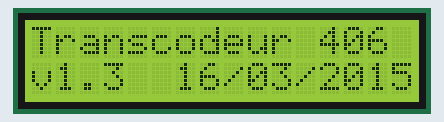
This sketch was run on a simulated Arduino Uno, built with avr-gcc and run on an emulated ATmega328P. Shown: 16×2 character LCD. No radio packets arrive unless stated; what the sketch prints to the serial monitor is not drawn.

Above: at 0.2 s.
At 3.2 s:
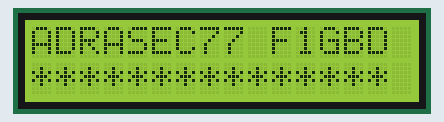
At 7.7 s:
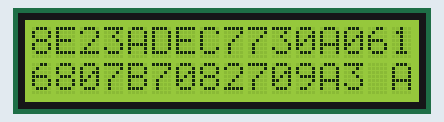
At 14.8 s:
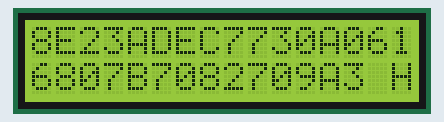
At 22.9 s:
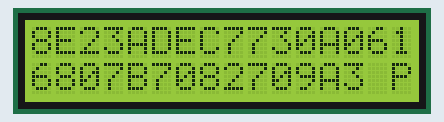
At 39.0 s:
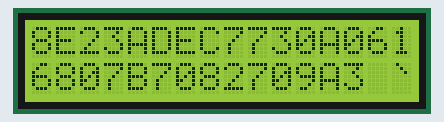

Measured:
- what the display in image 0 shows lasts 3.0 s, from 0.2 s to 3.2 s
- what the display in image 1 shows lasts 2.0 s, from 3.2 s to 5.2 s
- what the display in image 2 shows lasts 1.1 s, from 7.6 s to 8.7 s

The sketch:

Transcodeur406.ino
```cpp
/*
 Transcodeur de trame 406 v1.0 par Jean-Louis Naudin (F1GBD) de l'ADRASEC77

- début du projet 9 janvier 2015

Ce firmware utilise une version spécialement modifiée, pour cette application transcodeur406 , de la librairie VirtualWire 1.27 de Mike McCauley

/// Open Source Licensing GPL V2
///
/// This is the appropriate option if you want to share the source code of your application with everyone you distribute it to, and you also want to give them
/// the right to share who uses it. If you wish to use this software under Open Source Licensing, you must contribute all your source code to the open source
/// community in accordance with the GPL Version 2 when your application is distributed. See http://www.gnu.org/copyleft/gpl.html

/// Arduino UNO    connexions        Emetteur balise 406
///  D3----------------------------- Ptt Tx 406
///  D12-----------------------------Interface Tx 406
///  GND-----------------------------GND

******  POUR LE PARAMETRAGE DE LA TRAME406 A ENVOYER MODIFIER LE FICHIER trame406.h  *******
ATTENTION DANS CETTE VERSION LA POSITION EST ENCODEE EN DUR DANS LE FIRMWARE (Pas de GPS externe)
*/

#include <VirtualWire.h>     // librairie VirtualWire 1.27 de Mike McCauley
#include <SPI.h>             // Not actually used but needed to compile
#include <LiquidCrystal.h>   // librarie pour l'afficheur LCD
#include "trame406.h"        // FICHIER DE PARAMETRAGE DE LA TRAME 406 à ENVOYER

#define MISEAJOUR "  16/03/2015"   // date de la dernière mise à jour
#define VERSION "v1.3"             // réference de la version actuelle

#define ENABLED                 1
#define DISABLED                0

#define TRACE     DISABLED

static byte pdf1[DATALEN+4] = "";
static char trame[DATALEN*2]="";
static char trameTosend[(DATALEN*2)+8]="";
static char msg[(DATALEN/4)+9];
unsigned int count=1, bitcount=0;
unsigned int datalen=0;

LiquidCrystal lcd(8,9,4,5,6,7);

// System Timers
// --------------
unsigned long fast_loopTimer	= 0;	// Time in miliseconds of main control loop
byte medium_loopCounter		= 0;	// Counters for branching from main control loop to slower loops
byte slow_loopCounter		= 0;	//
unsigned long deltaMiliSeconds 	= 0;	// Delta Time in miliseconds


void lcd_print_P(const char *string)
{
  char c;
  while( (c = pgm_read_byte(string++)) )
    lcd.LiquidCrystal::write(c);
}

void setup()
{
    Serial.begin(9600);	  // Sortie trace (optionel) sur le port com PC

    lcd.begin(16, 2);     // indique que l'afficheur est de 16 caractères sur 2 lignes
    lcd.clear();          // efface l'écran LCD

    // Initialise the IO and ISR
    // vw_set_ptt_inverted(true); // Required for DR3100
    vw_setup(800);	          // 400 Bits per sec : 800 = 2x400

    Serial.println("\n\nTranscodeur de trame 406 COSPAS-SARSAT de F1GBD (Jean-Louis Naudin)");
    Serial.print("ADRASEC77 - Transcodeur406 "); Serial.print(VERSION); Serial.print(" - "); Serial.println(MISEAJOUR);

    tramecreate();   // creation de la trame 406 à partir de la datafield
#if TRACE == ENABLED
    dumptrame();     // trace détaillée de la trame sur le port com
#endif
    tramegen();      // compose la trame 406 à envoyer
#if TRACE == ENABLED
    Serial.print("\nPeriode : "); Serial.print(TEMPO,DEC); Serial.println(" sec.");
#endif
    lcd.print("Transcodeur 406");
    lcd.setCursor(0,1);
    lcd.print(VERSION);  lcd.print(MISEAJOUR);
    delay(3000);  // pause 1 secs
    lcd.clear();
    lcd.setCursor(0,0);
    lcd.print("ADRASEC77 F1GBD");
    lcd.setCursor(0,1);
    lcd.print("***************");
    delay(2000);  // pause 1 secs
    lcd.clear();

  count=0; // RAZ du compteur

  trame_send();  // envoie une trame
}
////////////////////// Moniteur transactionnel //////////////////
////// boucle principale 0.1 Hz, boucle secondaire à 0.5 Hz /////
/////////////////////////////////////////////////////////////////
void loop() {

  	// Boucle à 100 ms
	// -----------------------------------------------------------------
	if (DIYmillis()-fast_loopTimer > 100) {
		deltaMiliSeconds 	= DIYmillis() - fast_loopTimer;
		fast_loopTimer		= DIYmillis();

	//	This is the start of the medium (10 Hz) loop pieces
	// -----------------------------------------
	switch (medium_loopCounter) {
		case 0:
		  medium_loopCounter++;
                break;

                case 1:
		  medium_loopCounter++;
                break;

                case 2:
		  medium_loopCounter++;
                break;

                case 3:
		  medium_loopCounter++;
                break;

                case 4:
		  medium_loopCounter = 0;
                  slow_loop();
                break;
              }
    }
}

void slow_loop()   //	boucle à 500 ms
{
	switch (slow_loopCounter) {
		case 0:
		  slow_loopCounter++;
                  one_secloop();          // appel de la boucle à une seconde
		  break;
		case 1:
		  slow_loopCounter=0;
                  break;
		}
}

void one_secloop()  // appelé une fois par seconde
{
 if(count==TEMPO)
  { trame_send();     // envoie une trame
    count=0;          // RAZ du compteur
  }
   count++;           // décompte
   lcd.setCursor(15,1); lcd.print((char)(64+count));   // affiche un cartère de comptage
}
```

dump.pde
```cpp
// imprime la trame à envoyer en mode semi-graphique sur le port com
#if TRACE == ENABLED
void dumptrame()
{
   byte dataini=0, z=0, clk=1;

   lcd.setCursor(0,0);
   Serial.print("\nDatas:");
   for(int i=0;i<DATALEN;i++)  // imprime la trame PDF-1
     {
       if(datafield[i]==1)
       { Serial.print("--");
       }
       else
       { Serial.print("__");
       }
     }
   Serial.print("\nClock:");

   for(int i=0;i<bitcount-2;i++)  // imprime le signal d'horloge
   { if(clk==1) Serial.print("-");
     else Serial.print("_");
     clk=!clk;
   }
 /*
   Serial.print("\nT:");
   for(int i=2;i<(DATALEN+2);i++)  // imprime la trame406 à envoyer
   {
     if(trame[i]==1) Serial.print("-");
     else Serial.print("_");
   }
   */
    Serial.println();
}
#endif

// Affiche le code HEXA de la trame 406
void print_code()
{ unsigned int data;

  if(TRACE)
  {   Serial.print("Trame406 (#"); Serial.print(count); Serial.print(") ");
      Serial.print(strlen(msg)); Serial.print(" HEX : ");
  }
      lcd.setCursor(0,0);
      for (int j=0; j<DATALEN; j=j+4)
      {  data=(datafield[j]*8)+(datafield[j+1]*4)+(datafield[j+2]*2)+(datafield[j+3]);
         if(TRACE) Serial.print(data,HEX);
         if(j==64) lcd.setCursor(0,1);
         lcd.print(data,HEX);
      }
}
```

timer.pde
```cpp
extern unsigned long timer0_millis;

// this function replaces the arduino millis() funcion
unsigned long DIYmillis()
{
   unsigned long m;
   unsigned long m2;

   // timer0_millis could change inside timer0 interrupt and we don´t want to disable interrupts
   // we can do two readings and compare.
   m = timer0_millis;
   m2 = timer0_millis;
   if (m!=m2)               // timer0_millis corrupted?
      m = timer0_millis;   // this should be fine...
   return m;
}

void DIYdelay(unsigned long ms)
{
   unsigned long start = DIYmillis();
   while (DIYmillis() - start <= ms)
      ;
}
```

trame406.h
```cpp
/////////////////////////////////////////////////////////////////////////////////////////
/////                                                                          //////////
///// FICHIERS DE PARAMETRAGE DU TRANSCODEUR406 v 1.0 par F1GBD de l'ADRASEC77 //////////
/////                                                                          //////////
/////////////////////////////////////////////////////////////////////////////////////////

#define TEMPO 50  // temporisation de 50 sec entre chaque trames 406 envoyées

///////////////////////////////////////////////////////////////////////////////////////////////////////
//       Paramètres des données COSPAS-SARSAT à envoyer sur la balise 406 à simuler                 ///
//                                                                                                  ///
// pour vérifier l& validité du codage de la BCH1 et BCH2 voir : http://www.stanguard.com/406.html  ///
///////////////////////////////////////////////////////////////////////////////////////////////////////

// Trame406 (#1) 22 HEX : 8E227B929230A0552C04B4
// représentation semi-graphique (affichée sur le port COM) de la trame 406 envoyée
// Datas:--______------______--______--____--------__------____--____--__--____--____--______----________--__--____________--__--__--__--____--__----______________--____--__----__--____
// Clock:-_-_-_-_-_-_-_-_-_-_-_-_-_-_-_-_-_-_-_-_-_-_-_-_-_-_-_-_-_-_-_-_-_-_-_-_-_-_-_-_-_-_-_-_-_-_-_-_-_-_-_-_-_-_-_-_-_-_-_-_-_-_-_-_-_-_-_-_-_-_-_-_-_-_-_-_-_-_-_-_-_-_-_-_-_-_-_-_
/*
#define DATALEN 88    // Nombre de bits de données de la trame 406
char datafield[DATALEN+1] = {1,                                          // long format (F=1)
                             0,                                          // Location protocol (P=0)
                             0,0,1,1,1,0,0,0,1,0,                        //country code: 226 FRANCE
                             0,0,1,0,                                    // type of location protocol  (EPIRB MMSI)
                             0,1,1,1,1,0,1,1,1,0,0,1,0,0,1,0,1,0,0,1,    // MID: 506153
                             0,0,1,0,                                    // specific beacon = 2
                             0,                                          // lat sign    0 = N,  1 = S
                             0,1,1,0,0,0,0,                              // latitude degrees   48° (codé en binaire)
                             1,0,                                        // 10 = 2, lat minutes   30' = 2 * 15 minute
                             1,                                          // long sign   1 = W,  1 = E
                             0,0,0,0,0,0,1,0,                            // longitude degrees  2°  (codé en binaire)
                             1,0,                                        // 10 = 2, lon minutes  30' = 2 * 15 minute
                             1,0,1,0,0,1,0,1,1,0,0,0,0,0,0,0,1,0,0,1,0,  // BCH1
                             1,1,0,1,                                    // Fixed bits (pass)
                             0,                                          // Position data
                             0                                           // Aux device :  No 121.5 MHz homer
                             };                                          // fin de champ de données
*/
//////////////////////////////////////////////////////////////////////////////////////////////////////////////////////////////////////////
/////// Exemple de trame longue (30 hex     ) : 8E23ADEC7730A0616807B7082709A3                                                     ///////
/////// 100011100010001110101101111011000111011100110000 10 1 00000011 00 001011010000000011110 1101 1 1 0 00010 0000 1 00111 0000 100110100011   ///////
/////// 100011100010001110101101111011000111011100110000101000000110000101101000000001111011011100001000001001110000100110100011   ///////
//////////////////////////////////////////////////////////////////////////////////////////////////////////////////////////////////////////

#define DATALEN 120    // Nombre de bits de données de la trame 406
char datafield[DATALEN+1] = {1,                                                // long format (F=1)
                             0,                                                // Location protocol (P=0)
                             0,0,1,1,1,0,0,0,1,0,                              //country code: 226 FRANCE
                             0,0,1,1,                                          // type: Aircraft 24 bit address
                             1,0,1,0,1,1,0,1,1,1,1,0,1,1,0,0,0,1,1,1,0,1,1,1,  // ADEC77
                             0,                                                // lat sign    0 = N,  1 = S
                             0,1,1,0,0,0,0,                                    // latitude degrees   48° (codé en binaire)
                             1,0,                                              // 10 = 2, lat minutes   30' = 2 * 15 minute
                             1,                                                // long sign   1 = W,  1 = E
                             0,0,0,0,0,0,1,1,                                  // longitude degrees  3°  (codé en binaire)
                             0,0,                                              // 00 = 0, lon minutes  30' = 2 * 15 minute
                             0,0,1,0,1,1,0,1,0,0,0,0,0,0,0,0,1,1,1,1,0,        // BCH1 : 001011010000000011110
                             1,1,0,1,                                          // Fixed bits (pass)
                             1,                                                // Position data, encoded position data source from internal navigation device
                             1,                                                // Aux device :  121.5 MHz homer
                             0,                                                // lat offset sign 0 = (-), 1 = (+)
                             0,0,0,1,0,                                        // lat offset minute (-2')
                             0,0,0,0,                                          // lat offset second (0")
                             1,                                                // lon offset sign 0 = (-), 1 = (+)
                             0,0,1,1,1,                                        // lon offset minute (+7')
                             0,0,0,0,                                          // lon offset second (0")
                             1,0,0,1,1,0,1,0,0,0,1,1                           // BCH2 : 100110100011
                             };    // fin de champ de données

// Exemple de codage de la position en dur
// codage latitude
// exemple : 48° 28"
// 48 => 0,1,1,0,0,0,0,
// 28' = 30' - 2' (offset)
// 30 = 2 * 15 => 1,0,
// offset -2'
// signe (-) => 0,
// 2' => 0,0,0,1,0,
// 0" => 0,0,0,0,
// codage longitude
// exemple : 3° 7'
// 3 => 0,0,0,0,0,0,1,1,
// 7' = 0' + 7' (offset)
// 0' => 0,0,
// offset +7'
// signe (+) => 1,
// 7' => 0,0,1,1,1,
// 0" => 0,0,0,0,
```

tramegen.pde
```cpp
// Creation de la trame 406 à envoyer bit à bit
void tramecreate()
{
  // on recompose la trame406
   unsigned int dataini=0, z=0;
   byte clk=1;

   Serial.print("\nNombre de bits de datas : "); Serial.print(DATALEN, DEC);

// conditions initiales
       if(dataini==datafield[0])  // si data = data+1
       { if(dataini==0)
         {trame[z]=!clk; clk=!clk; z++;  // clk = 1 puis  0
          trame[z]=!clk; clk=!clk; z++;
         } else if(dataini==1)
         {trame[z]=clk; clk=!clk; z++;
          trame[z]=clk; clk=!clk; z++;
         }
       } else if(dataini!=datafield[0])  // si data != data+1
       { if(dataini==0)
         {trame[z]=!clk; clk=!clk; z++;
          trame[z]=clk; clk=!clk; z++;
         } else if(dataini==1)
         {trame[z]=clk; clk=!clk; z++;
          trame[z]=!clk; clk=!clk; z++;
         }
       }

// synthetise la trame406, oublier les 2 premier bits de synchro
   for(int i=0;i<DATALEN;i++)
     {
       if(datafield[i]==datafield[i+1])  // si data = data+1
       { if(datafield[i]==0)
         {trame[z]=!clk; clk=!clk; z++;
          trame[z]=!clk; clk=!clk; z++;
         } else if(datafield[i]==1)
         {trame[z]=clk; clk=!clk; z++;
          trame[z]=clk; clk=!clk; z++;
         }
       } else if(datafield[i]!=datafield[i+1])  // si data != data+1
       { if(datafield[i]==0)
         {trame[z]=!clk; clk=!clk; z++;
          trame[z]=clk; clk=!clk; z++;
         } else if(datafield[i]==1)
         {trame[z]=clk; clk=!clk; z++;
          trame[z]=!clk; clk=!clk; z++;
         }
       }
     }
     bitcount = z;
//     Serial.print("\nil y a "); Serial.print(bitcount); Serial.println(" bits");
}

 //génère la trame406 à envoyer: inversion de la trame initiale
void tramegen()
{ unsigned int k=0;
  int data;

    for(int i=2;i<bitcount;i=i+8)
    {
      for(int j=7;j>=0;j--)
      { trameTosend[k]=trame[i+j];
        k++;
      }
    }
#if TRACE == ENABLED
  Serial.print("Data :");
  for(int i=0;i<DATALEN;i++)  // imprime les données de la trame406 à envoyer
         Serial.print((int)datafield[i]);
  Serial.println();
#endif
/*
   Serial.print("\nFlux :");
   for(int i=2;i<bitcount;i++)  // imprime le flux de la trame406 (bits à bits) à envoyer
       Serial.print((int)trame[i]);

   Serial.print("\n!Flux:");
   for(int i=0;i<bitcount-2;i++)  // imprime le flux de trame406 inverse qui est réellement envoyé
       Serial.print((int)trameTosend[i]);

       Serial.println();
 */
// génère le code inversé par paquets de 8 bits
    lcd.setCursor(0,0);

      k=0;
      for (int j=0; j<(DATALEN*2); j=j+8)
      {  data=(trameTosend[j]*8)+(trameTosend[j+1]*4)+(trameTosend[j+2]*2)+(trameTosend[j+3]);
         data=(data*16)+(trameTosend[j+4]*8)+(trameTosend[j+5]*4)+(trameTosend[j+6]*2)+(trameTosend[j+7]);
         msg[k]=(char)data;
//         Serial.print(data,HEX); Serial.print(" ");
         k++; msg[k]=0;
      }
}

void trame_send()
{    lcd.clear(); lcd.setCursor(0,0);
    lcd.print("Transcodeur 406");
    lcd.setCursor(0,1);
    lcd.print("ADRASEC77  F1GBD");
    delay(1000);  // pause 1 secs
    lcd.clear();
    lcd.setCursor(0,0); lcd.print("Trame 406 ENVOYEE");
    lcd.setCursor(0,1); lcd.print("---> # ");
    lcd.print(count);   // affiche le compteur de trame
    delay(1000);  // pause 1 secs
    lcd.clear();
    lcd.setCursor(0,0);
    print_code();    // affiche sur le LCD le trame 406 en HEX

#if TRACE == ENABLED
    Serial.print(" msg sent:"); Serial.println(vw_send((uint8_t *)msg, strlen(msg)));  // emission de la trame sur la sortie
#else
    vw_send((uint8_t *)msg, strlen(msg));  // emission de la trame sur la sortie
#endif

    vw_wait_tx(); // Wait until the whole message is gone
}
```
